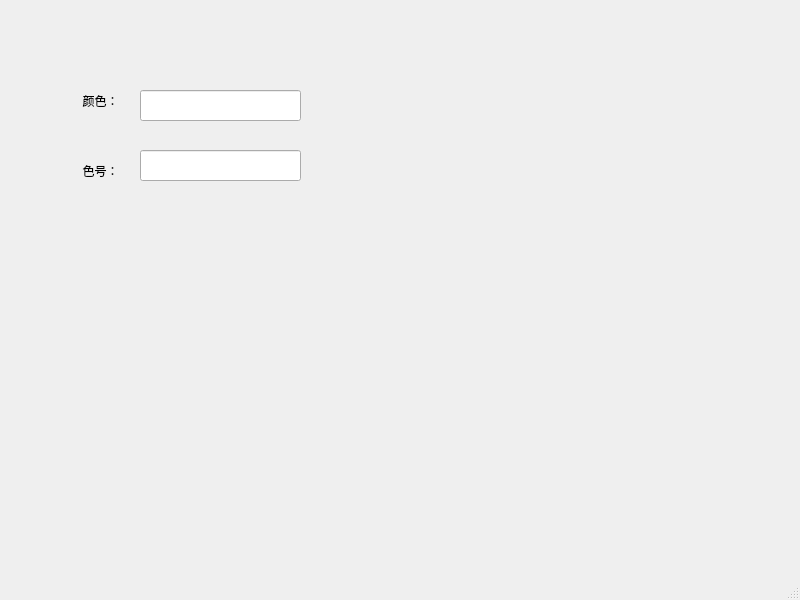
<?xml version="1.0" encoding="UTF-8"?>
<ui version="4.0">
 <class>MainWindow</class>
 <widget class="QMainWindow" name="MainWindow">
  <property name="geometry">
   <rect>
    <x>0</x>
    <y>0</y>
    <width>800</width>
    <height>600</height>
   </rect>
  </property>
  <property name="windowTitle">
   <string>MainWindow</string>
  </property>
  <widget class="QWidget" name="centralwidget">
   <widget class="QLabel" name="label">
    <property name="geometry">
     <rect>
      <x>60</x>
      <y>80</y>
      <width>81</width>
      <height>41</height>
     </rect>
    </property>
    <property name="text">
     <string>颜色：</string>
    </property>
    <property name="alignment">
     <set>Qt::AlignCenter</set>
    </property>
   </widget>
   <widget class="QLabel" name="label_2">
    <property name="geometry">
     <rect>
      <x>60</x>
      <y>150</y>
      <width>81</width>
      <height>41</height>
     </rect>
    </property>
    <property name="text">
     <string>色号：</string>
    </property>
    <property name="alignment">
     <set>Qt::AlignCenter</set>
    </property>
   </widget>
   <widget class="QLineEdit" name="lineEdit">
    <property name="geometry">
     <rect>
      <x>140</x>
      <y>90</y>
      <width>161</width>
      <height>31</height>
     </rect>
    </property>
   </widget>
   <widget class="QLineEdit" name="lineEdit_2">
    <property name="geometry">
     <rect>
      <x>140</x>
      <y>150</y>
      <width>161</width>
      <height>31</height>
     </rect>
    </property>
   </widget>
  </widget>
  <widget class="QMenuBar" name="menubar">
   <property name="geometry">
    <rect>
     <x>0</x>
     <y>0</y>
     <width>800</width>
     <height>21</height>
    </rect>
   </property>
  </widget>
  <widget class="QStatusBar" name="statusbar"/>
 </widget>
 <resources/>
 <connections/>
</ui>
